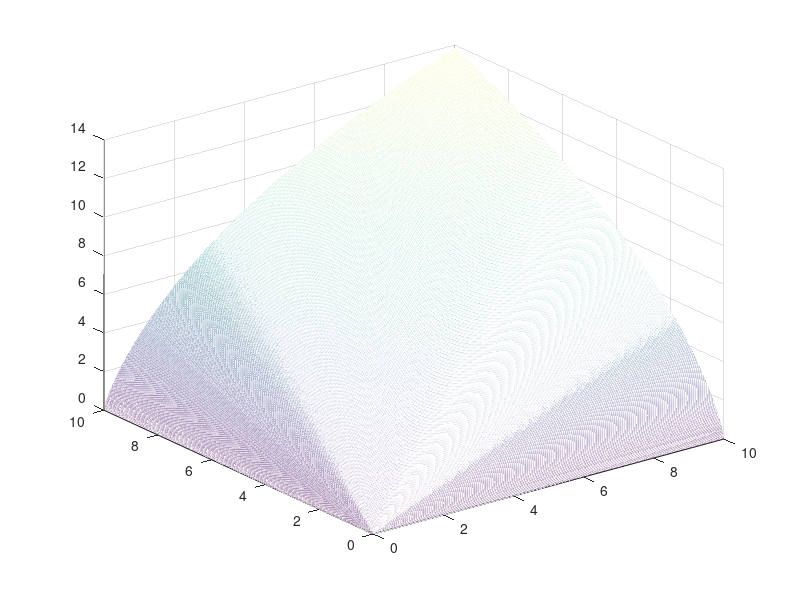

Write the MATLAB code that produced this figure.
clear all;
close all;
clc;

[X,Y] = meshgrid(0.000001:0.01:10,0.000001:0.01:10);
Z = -(X.*log(X) + Y .*log(Y) - (X+Y) .* log(X+Y));
figure();
mesh(X,Y,Z);